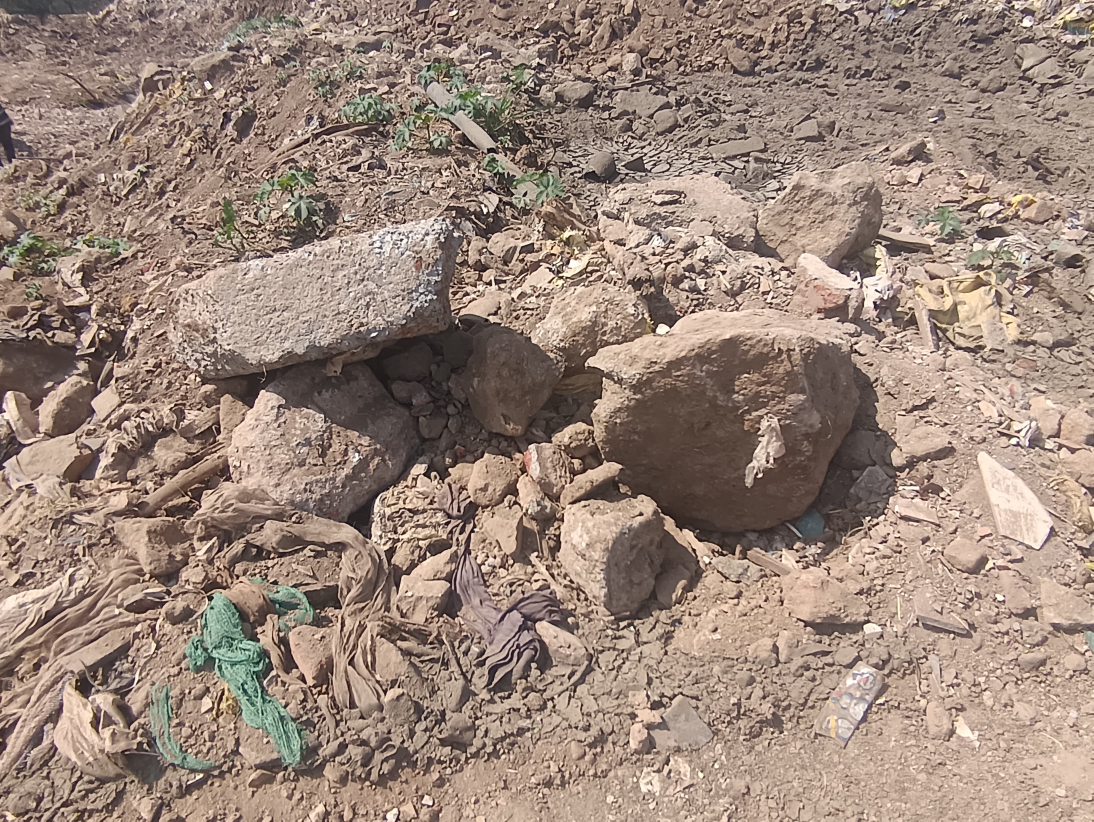
#> input picture 1.jpeg, 3280 x 2464 px, found by its file name (shown at 1/3 size)
$ jupyter execute contours.ipynb
#> lines starting #> are read from the running program, lines starting #| are printed output that depends on the picture; after the words box and inside, x2 and y2 are one past the last pixel; in counts of white or black regions, pixels touching at a corner belong together
#> further down, image is the input picture: shape (2464, 3280, 3); mean B, G, R 123.1, 135.3, 155.7
[cell 1]
import os
import cv2
import numpy as np
# import imutils
import matplotlib.pyplot as plt

# [12 lines left out: function show_contours_only, not called in this run]

def img_to_polygons(img):
    image=img.copy()
    cordnt_list = []
    # kernel = np.ones((5, 5), np.uint8)

    t_lower = 50  # Lower Threshold
    t_upper = 150  # Upper threshold

# Applying the Canny Edge filter
    gray = cv2.cvtColor(image, cv2.COLOR_BGR2GRAY)
    edge = cv2.Canny(gray, t_lower, t_upper)
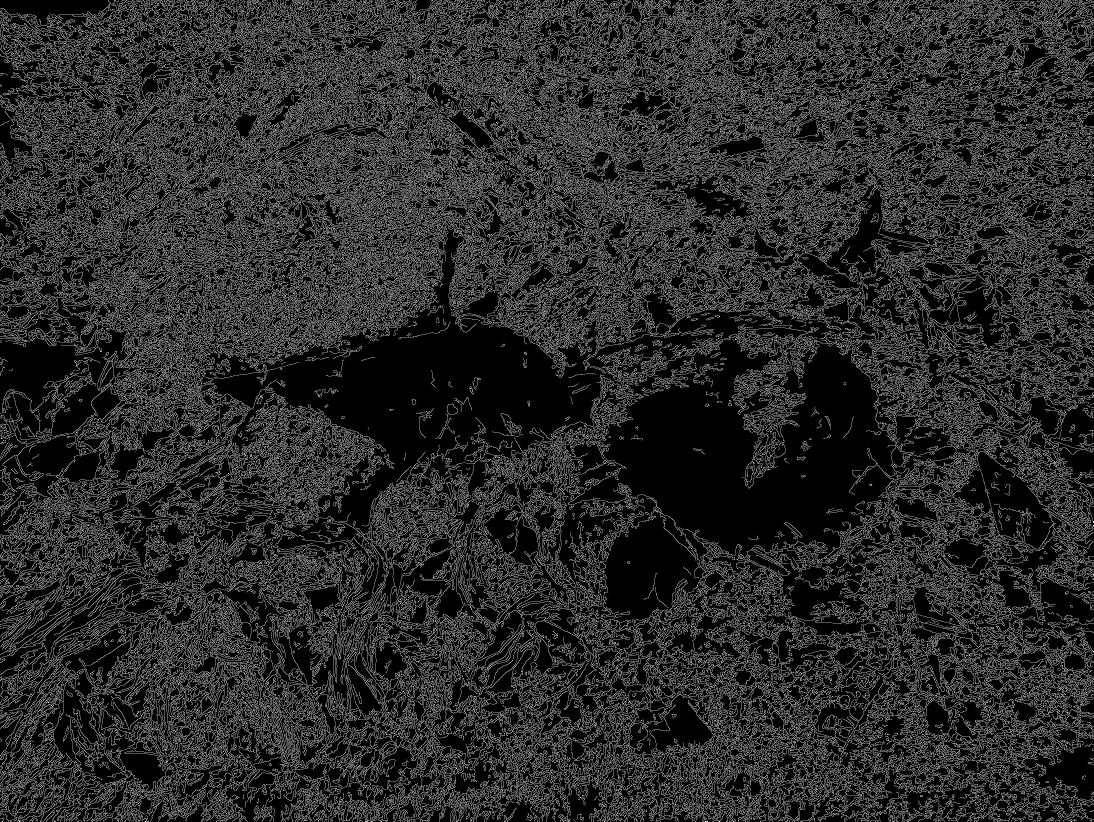
#> edge: shape (2464, 3280) (shown at 1/3 size); 16.6% white in thin lines or dots
    b_kernel=(3,3)
    blur=cv2.GaussianBlur(edge,b_kernel,0)
    dilated = cv2.dilate(blur,None, iterations=2)
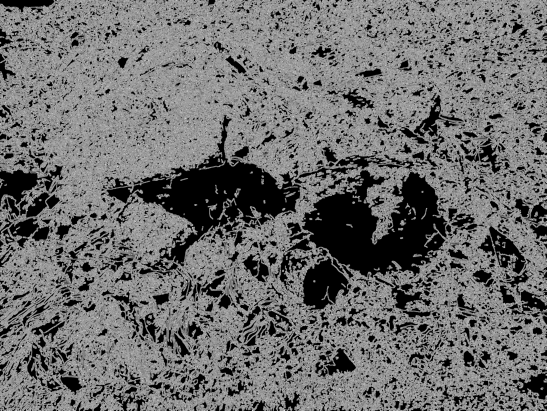
#> dilated: shape (2464, 3280) (shown at 1/6 size); min 0, max 255, mean 109.9
    eroded = cv2.erode(dilated,None,iterations=1)
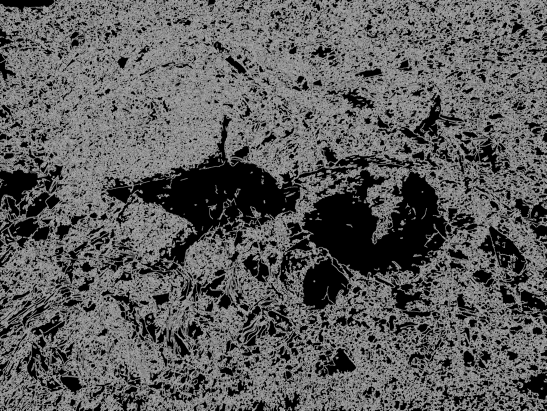
#> eroded: shape (2464, 3280) (shown at 1/6 size); min 0, max 255, mean 92.1
    contours, hierarchy = cv2.findContours(eroded, cv2.RETR_LIST, cv2.CHAIN_APPROX_SIMPLE)
#> contours = 8638 contours, 1700 with area under 20; largest, box (x1, y1, x2, y2) and area: (0, 0, 3280, 2464) 7895230, (1710, 1019, 2685, 1669) 342715, (636, 688, 1807, 1599) 314832, (1813, 1536, 2096, 1865) 56594, (2934, 1356, 3158, 1645) 27855
    # [15 lines of commented-out code are left out]
    print("Number of Contours found = " + str(len(contours)))
#| Number of Contours found = 8638
    contours=list(contours)
    image_copy=image.copy()
    # [5 lines of commented-out code are left out]

    filtered_contours = [contour for contour in contours if cv2.contourArea(contour) >= 4000]
#> filtered_contours = 55 contours; largest, box (x1, y1, x2, y2) and area: (0, 0, 3280, 2464) 7895230, (1710, 1019, 2685, 1669) 342715, (636, 688, 1807, 1599) 314832, (1813, 1536, 2096, 1865) 56594, (2934, 1356, 3158, 1645) 27855
    image_copy=image.copy()

    print("Number of Contours found = " + str(len(filtered_contours)))
#| Number of Contours found = 55
    cv2.drawContours(image_copy, filtered_contours, -1, (0, 255, 0), 3)
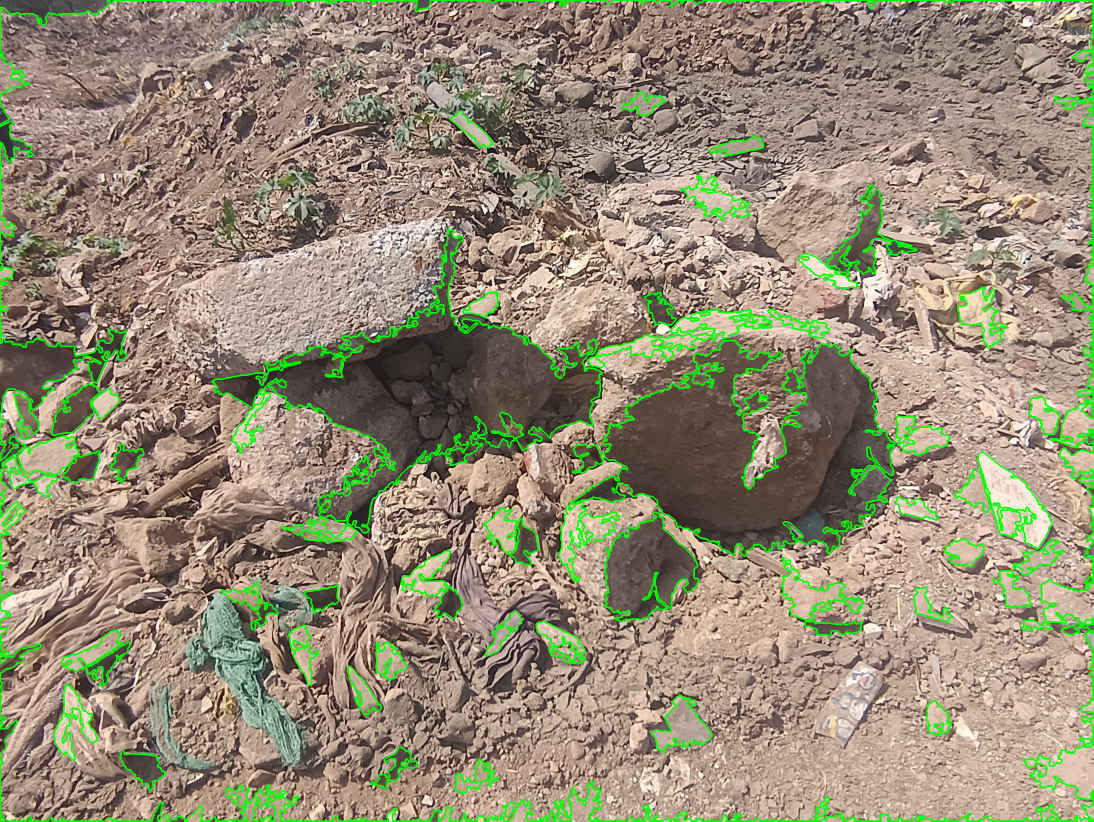
#> image_copy: shape (2464, 3280, 3) (shown at 1/3 size); mean B, G, R 117.6, 140.7, 148.7
    plt.imshow(cv2.cvtColor(image_copy, cv2.COLOR_BGR2RGB))
    plt.title('filter by area')
    plt.axis('off')  # Hide the axis
    plt.show()

    # show_contours_only(image, filtered_contours)
    # return cordnt_list
    # return contours

# Set the current working directory
image=cv2.imread('1.jpeg')
img_to_polygons(image)

$ run again, with 2.jpeg copied over 1.jpeg
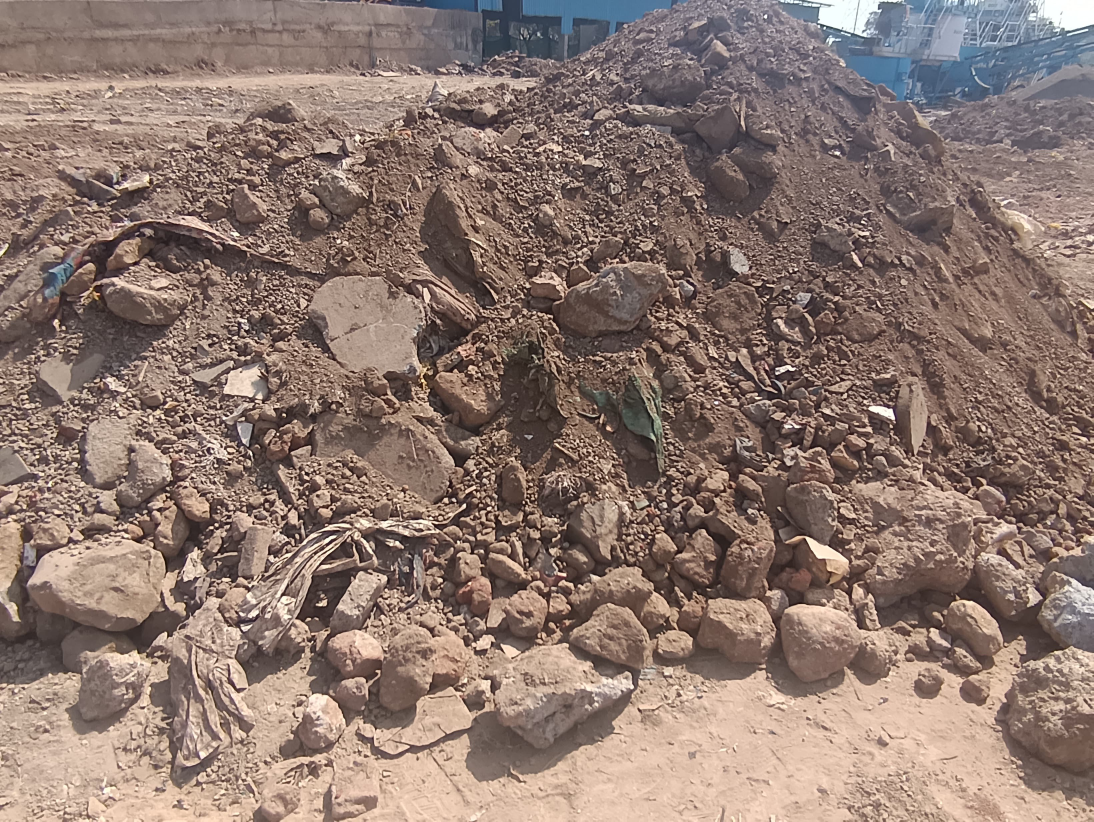
#> input picture 2.jpeg, 3280 x 2464 px, found by its file name (shown at 1/3 size)
#> image is the input picture: shape (2464, 3280, 3); mean B, G, R 111.8, 120.5, 141.3
#> in img_to_polygons, `edge = cv2.Canny(gray, t_lower, t_upper)`:
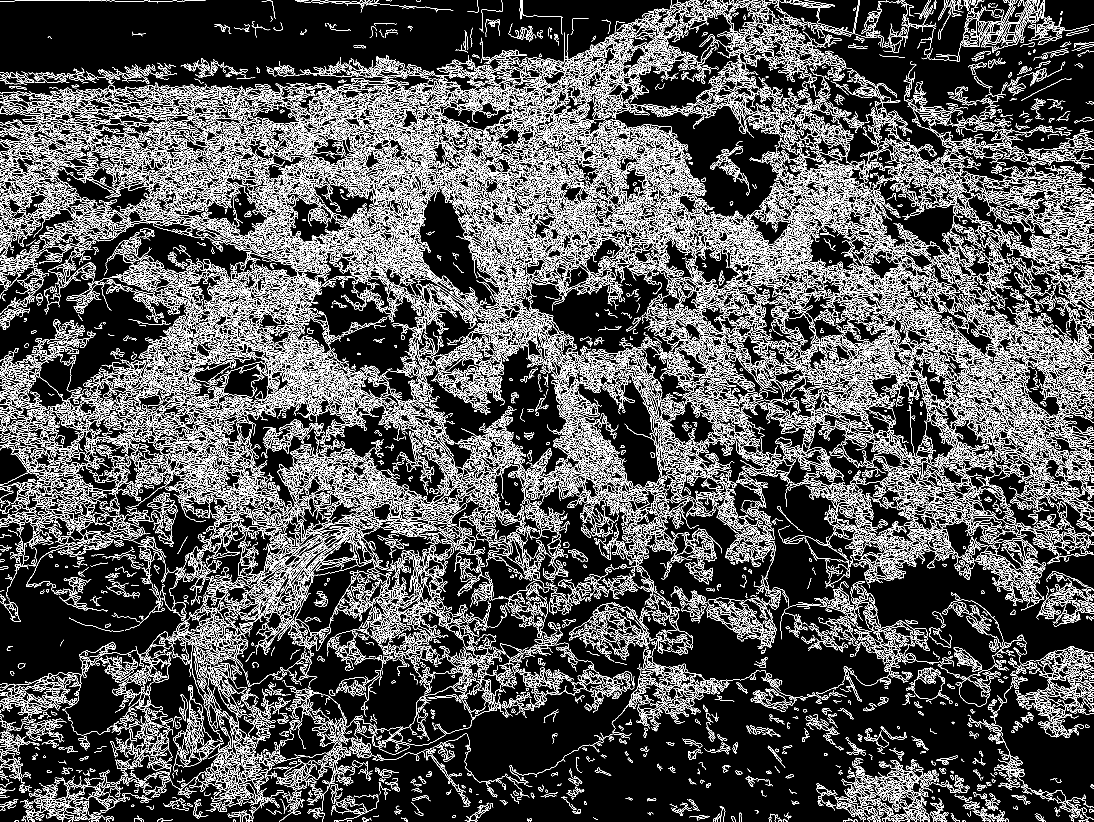
#> edge: shape (2464, 3280) (shown at 1/3 size); 13.7% white in thin lines or dots
#> contours = 6568 contours, 1342 with area under 20; largest, box (x1, y1, x2, y2) and area: (0, 0, 3280, 2464) 6521578, (1958, 1786, 2666, 2092) 83276, (1068, 2067, 1902, 2345) 81293, (1848, 318, 2340, 654) 69456, (2446, 2271, 3027, 2464) 58000
#| Number of Contours found = 6568
#> filtered_contours = 81 contours; largest, box (x1, y1, x2, y2) and area: (0, 0, 3280, 2464) 6521578, (1958, 1786, 2666, 2092) 83276, (1068, 2067, 1902, 2345) 81293, (1848, 318, 2340, 654) 69456, (2446, 2271, 3027, 2464) 58000
#| Number of Contours found = 81
#> in img_to_polygons, `cv2.drawContours(image_copy, filtered_contours, -1, (0, 255, 0), 3)`:
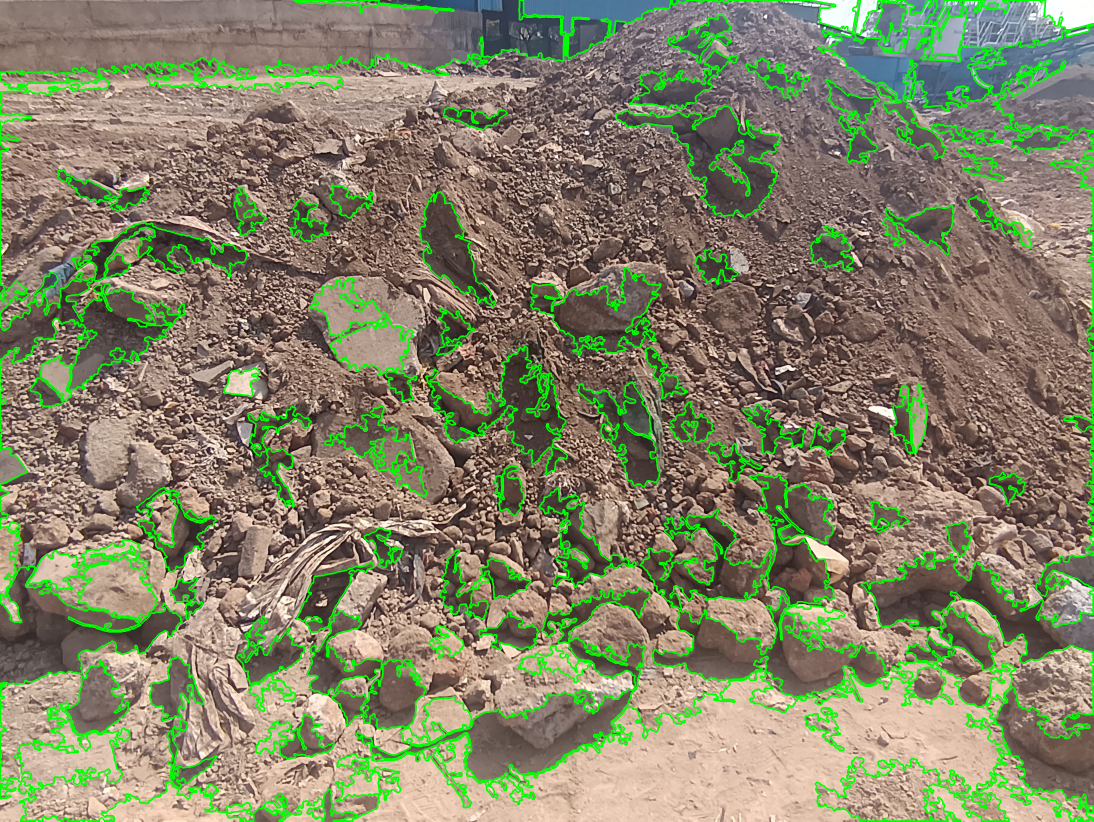
#> image_copy: shape (2464, 3280, 3) (shown at 1/3 size); mean B, G, R 103.6, 131.9, 131.2

$ run again, with 3.jpeg copied over 1.jpeg
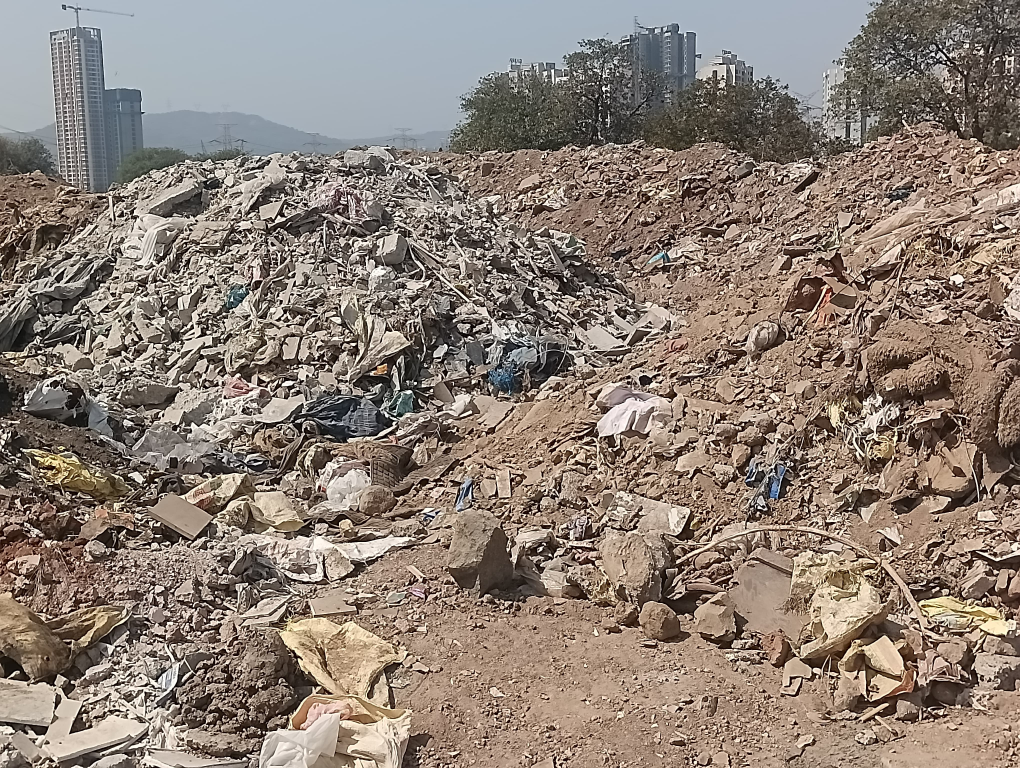
#> input picture 3.jpeg, 4080 x 3072 px, found by its file name (shown at 1/4 size)
#> image is the input picture: shape (3072, 4080, 3); mean B, G, R 118.3, 128.2, 141.2
#> in img_to_polygons, `edge = cv2.Canny(gray, t_lower, t_upper)`:
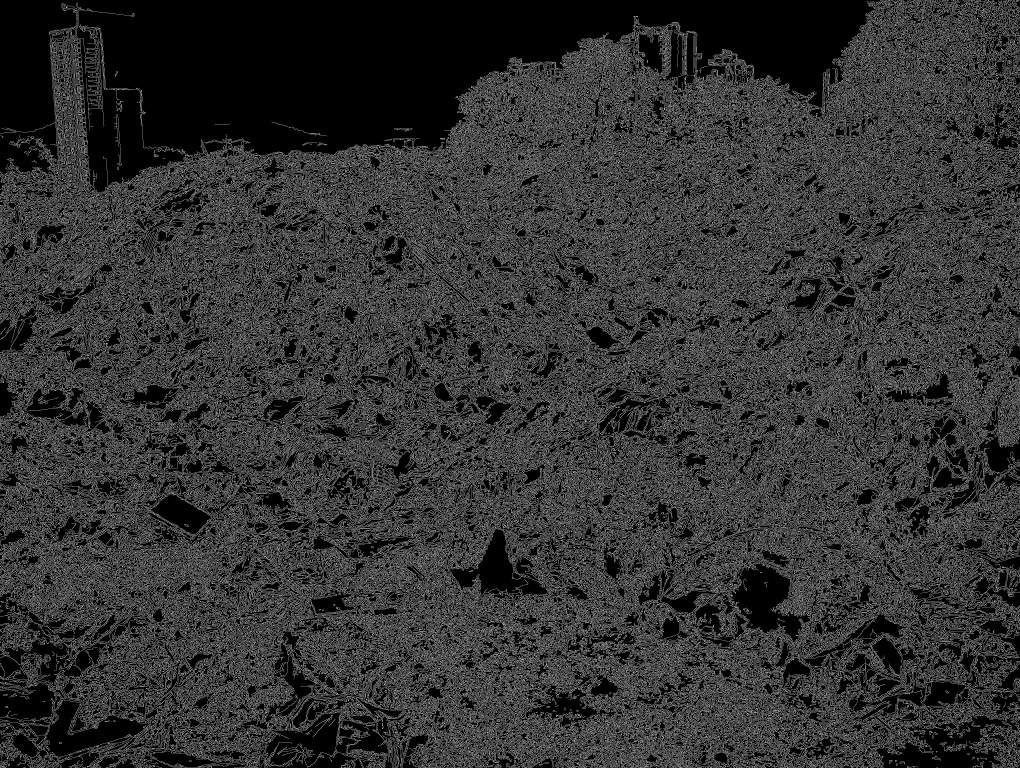
#> edge: shape (3072, 4080) (shown at 1/4 size); 19.9% white in thin lines or dots
#> contours = 8872 contours, 2111 with area under 20; largest, box (x1, y1, x2, y2) and area: (0, 0, 4080, 3072) 11047144, (322, 155, 739, 768) 83247, (2928, 2256, 3240, 2567) 46196, (186, 2803, 582, 3027) 36727, (1801, 2117, 2107, 2377) 30594
#| Number of Contours found = 8872
#> filtered_contours = 39 contours; largest, box (x1, y1, x2, y2) and area: (0, 0, 4080, 3072) 11047144, (322, 155, 739, 768) 83247, (2928, 2256, 3240, 2567) 46196, (186, 2803, 582, 3027) 36727, (1801, 2117, 2107, 2377) 30594
#| Number of Contours found = 39
#> in img_to_polygons, `cv2.drawContours(image_copy, filtered_contours, -1, (0, 255, 0), 3)`:
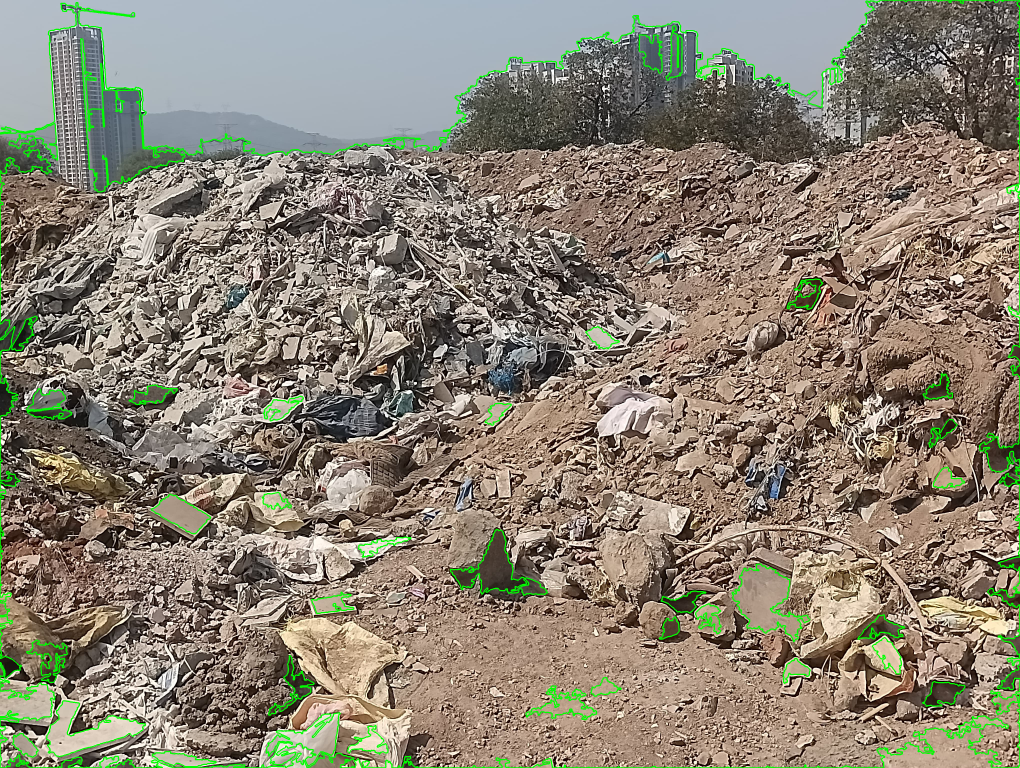
#> image_copy: shape (3072, 4080, 3) (shown at 1/4 size); mean B, G, R 115.6, 130.9, 138.1
